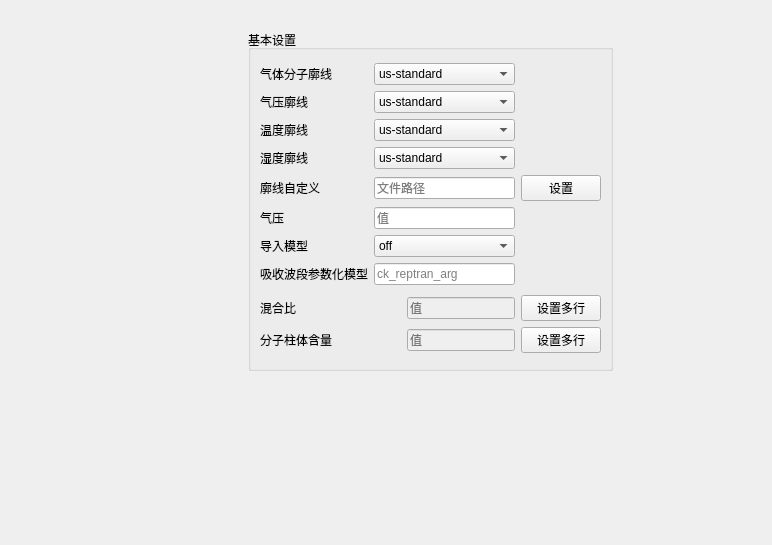
<?xml version="1.0" encoding="UTF-8"?>
<ui version="4.0">
 <class>AtmosPherePage</class>
 <widget class="QWidget" name="AtmosPherePage">
  <property name="geometry">
   <rect>
    <x>0</x>
    <y>0</y>
    <width>772</width>
    <height>545</height>
   </rect>
  </property>
  <property name="windowTitle">
   <string>Form</string>
  </property>
  <widget class="QWidget" name="layoutWidget">
   <property name="geometry">
    <rect>
     <x>110</x>
     <y>30</y>
     <width>641</width>
     <height>341</height>
    </rect>
   </property>
   <layout class="QHBoxLayout" name="horizontalLayout" stretch="0,0,0">
    <item>
     <spacer name="horizontalSpacer">
      <property name="orientation">
       <enum>Qt::Horizontal</enum>
      </property>
      <property name="sizeHint" stdset="0">
       <size>
        <width>40</width>
        <height>20</height>
       </size>
      </property>
     </spacer>
    </item>
    <item>
     <widget class="QGroupBox" name="groupBox_8">
      <property name="title">
       <string>基本设置</string>
      </property>
      <layout class="QVBoxLayout" name="verticalLayout_2">
       <item>
        <layout class="QGridLayout" name="gridLayout_3" columnstretch="0,0,0">
         <item row="2" column="1">
          <widget class="QComboBox" name="comboBox_27">
           <property name="option_name" stdset="0">
            <string>temperature_file</string>
           </property>
           <item>
            <property name="text">
             <string>us-standard</string>
            </property>
           </item>
           <item>
            <property name="text">
             <string>subarctic_winter</string>
            </property>
           </item>
           <item>
            <property name="text">
             <string>subarctic_summer</string>
            </property>
           </item>
           <item>
            <property name="text">
             <string>midlatitude_summer</string>
            </property>
           </item>
           <item>
            <property name="text">
             <string>midlatitude_winter</string>
            </property>
           </item>
           <item>
            <property name="text">
             <string>tropics</string>
            </property>
           </item>
          </widget>
         </item>
         <item row="0" column="0">
          <widget class="QLabel" name="label_32">
           <property name="text">
            <string>气体分子廓线</string>
           </property>
          </widget>
         </item>
         <item row="7" column="0">
          <widget class="QLabel" name="label_65">
           <property name="text">
            <string>吸收波段参数化模型</string>
           </property>
          </widget>
         </item>
         <item row="5" column="1">
          <widget class="QLineEdit" name="lineEdit_pressure">
           <property name="text">
            <string/>
           </property>
           <property name="placeholderText">
            <string>值</string>
           </property>
           <property name="option_name" stdset="0">
            <string>pressure</string>
           </property>
          </widget>
         </item>
         <item row="7" column="1">
          <widget class="QLineEdit" name="lineEdit_4">
           <property name="text">
            <string/>
           </property>
           <property name="placeholderText">
            <string>ck_reptran_arg</string>
           </property>
           <property name="option_name" stdset="0">
            <string>mol_abs_param_arg</string>
           </property>
          </widget>
         </item>
         <item row="1" column="0">
          <widget class="QLabel" name="label_69">
           <property name="text">
            <string>气压廓线</string>
           </property>
          </widget>
         </item>
         <item row="3" column="1">
          <widget class="QComboBox" name="comboBox_28">
           <property name="option_name" stdset="0">
            <string>latitude_file</string>
           </property>
           <item>
            <property name="text">
             <string>us-standard</string>
            </property>
           </item>
           <item>
            <property name="text">
             <string>subarctic_winter</string>
            </property>
           </item>
           <item>
            <property name="text">
             <string>subarctic_summer</string>
            </property>
           </item>
           <item>
            <property name="text">
             <string>midlatitude_summer</string>
            </property>
           </item>
           <item>
            <property name="text">
             <string>midlatitude_winter</string>
            </property>
           </item>
           <item>
            <property name="text">
             <string>tropics</string>
            </property>
           </item>
          </widget>
         </item>
         <item row="1" column="1">
          <widget class="QComboBox" name="comboBox_29">
           <property name="option_name" stdset="0">
            <string>pressure_file</string>
           </property>
           <item>
            <property name="text">
             <string>us-standard</string>
            </property>
           </item>
           <item>
            <property name="text">
             <string>subarctic_winter</string>
            </property>
           </item>
           <item>
            <property name="text">
             <string>subarctic_summer</string>
            </property>
           </item>
           <item>
            <property name="text">
             <string>midlatitude_summer</string>
            </property>
           </item>
           <item>
            <property name="text">
             <string>midlatitude_winter</string>
            </property>
           </item>
           <item>
            <property name="text">
             <string>tropics</string>
            </property>
           </item>
          </widget>
         </item>
         <item row="2" column="0">
          <widget class="QLabel" name="label_61">
           <property name="text">
            <string>温度廓线</string>
           </property>
          </widget>
         </item>
         <item row="5" column="0">
          <widget class="QLabel" name="label_31">
           <property name="text">
            <string>气压</string>
           </property>
          </widget>
         </item>
         <item row="4" column="1">
          <widget class="QLineEdit" name="lineEdit_atmos_define">
           <property name="text">
            <string/>
           </property>
           <property name="placeholderText">
            <string>文件路径</string>
           </property>
           <property name="option_name" stdset="0">
            <string>atmosphere_define</string>
           </property>
          </widget>
         </item>
         <item row="0" column="1">
          <widget class="QComboBox" name="comboBox_23">
           <property name="option_name" stdset="0">
            <string>gas_file</string>
           </property>
           <item>
            <property name="text">
             <string>us-standard</string>
            </property>
           </item>
           <item>
            <property name="text">
             <string>subarctic_winter</string>
            </property>
           </item>
           <item>
            <property name="text">
             <string>subarctic_summer</string>
            </property>
           </item>
           <item>
            <property name="text">
             <string>midlatitude_summer</string>
            </property>
           </item>
           <item>
            <property name="text">
             <string>midlatitude_winter</string>
            </property>
           </item>
           <item>
            <property name="text">
             <string>tropics</string>
            </property>
           </item>
          </widget>
         </item>
         <item row="4" column="2">
          <widget class="QPushButton" name="pushButton_4">
           <property name="text">
            <string>设置</string>
           </property>
          </widget>
         </item>
         <item row="6" column="1">
          <widget class="QComboBox" name="comboBox_31">
           <property name="option_name" stdset="0">
            <string>mol_abs_param_type</string>
           </property>
           <item>
            <property name="text">
             <string>off</string>
            </property>
           </item>
           <item>
            <property name="text">
             <string>kato</string>
            </property>
           </item>
           <item>
            <property name="text">
             <string>kato2</string>
            </property>
           </item>
           <item>
            <property name="text">
             <string>kato2.96</string>
            </property>
           </item>
           <item>
            <property name="text">
             <string>kato2andwandji</string>
            </property>
           </item>
           <item>
            <property name="text">
             <string>fu</string>
            </property>
           </item>
           <item>
            <property name="text">
             <string>avhrr_kratz</string>
            </property>
           </item>
           <item>
            <property name="text">
             <string>sbdart</string>
            </property>
           </item>
           <item>
            <property name="text">
             <string>lowtran</string>
            </property>
           </item>
           <item>
            <property name="text">
             <string>reptran</string>
            </property>
           </item>
           <item>
            <property name="text">
             <string>reptran_channel</string>
            </property>
           </item>
           <item>
            <property name="text">
             <string>crs</string>
            </property>
           </item>
          </widget>
         </item>
         <item row="4" column="0">
          <widget class="QLabel" name="label_67">
           <property name="text">
            <string>廓线自定义</string>
           </property>
          </widget>
         </item>
         <item row="3" column="0">
          <widget class="QLabel" name="label_66">
           <property name="text">
            <string>湿度廓线</string>
           </property>
          </widget>
         </item>
         <item row="6" column="0">
          <widget class="QLabel" name="label_68">
           <property name="text">
            <string>导入模型</string>
           </property>
          </widget>
         </item>
        </layout>
       </item>
       <item>
        <layout class="QGridLayout" name="gridLayout_4" columnstretch="4,0,0">
         <item row="1" column="0">
          <widget class="QLabel" name="label_70">
           <property name="text">
            <string>分子柱体含量</string>
           </property>
          </widget>
         </item>
         <item row="1" column="2">
          <widget class="QPushButton" name="pushButton_2">
           <property name="text">
            <string>设置多行</string>
           </property>
          </widget>
         </item>
         <item row="0" column="2">
          <widget class="QPushButton" name="pushButton">
           <property name="text">
            <string>设置多行</string>
           </property>
          </widget>
         </item>
         <item row="0" column="0">
          <widget class="QLabel" name="label_33">
           <property name="text">
            <string>混合比</string>
           </property>
          </widget>
         </item>
         <item row="0" column="1">
          <widget class="QLineEdit" name="lineEdit_mixing_ratio">
           <property name="enabled">
            <bool>false</bool>
           </property>
           <property name="text">
            <string/>
           </property>
           <property name="placeholderText">
            <string>值</string>
           </property>
           <property name="option_name" stdset="0">
            <string>mixing_ratio</string>
           </property>
          </widget>
         </item>
         <item row="1" column="1">
          <widget class="QLineEdit" name="lineEdit_mol_modify">
           <property name="enabled">
            <bool>false</bool>
           </property>
           <property name="text">
            <string/>
           </property>
           <property name="placeholderText">
            <string>值</string>
           </property>
           <property name="option_name" stdset="0">
            <string>mol_modify</string>
           </property>
          </widget>
         </item>
        </layout>
       </item>
      </layout>
     </widget>
    </item>
    <item>
     <spacer name="horizontalSpacer_3">
      <property name="orientation">
       <enum>Qt::Horizontal</enum>
      </property>
      <property name="sizeHint" stdset="0">
       <size>
        <width>40</width>
        <height>20</height>
       </size>
      </property>
     </spacer>
    </item>
   </layout>
  </widget>
 </widget>
 <resources/>
 <connections/>
</ui>
